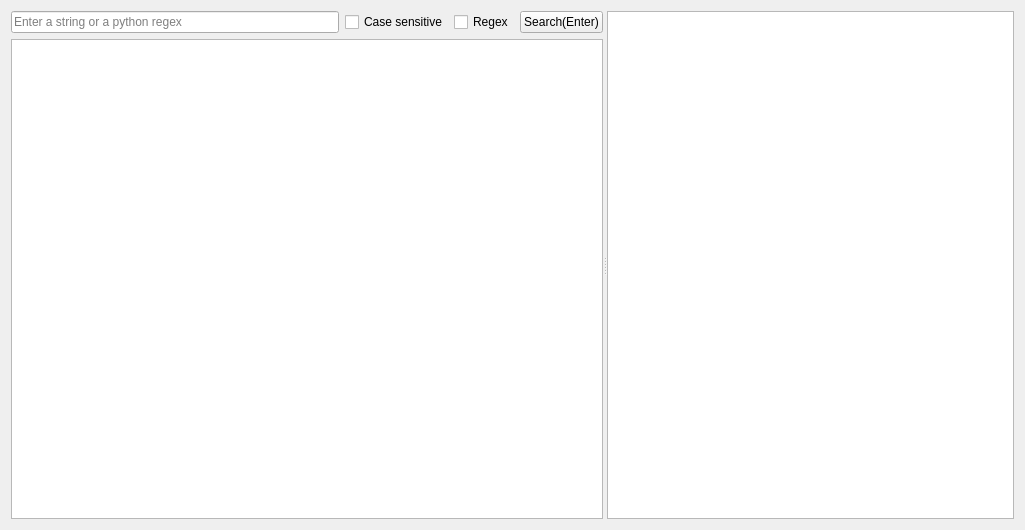
<?xml version="1.0" encoding="UTF-8"?>
<ui version="4.0">
 <class>Form</class>
 <widget class="QWidget" name="Form">
  <property name="geometry">
   <rect>
    <x>0</x>
    <y>0</y>
    <width>1025</width>
    <height>530</height>
   </rect>
  </property>
  <property name="windowTitle">
   <string>Examine Referrers</string>
  </property>
  <property name="toolTip">
   <string/>
  </property>
  <layout class="QGridLayout" name="gridLayout">
   <item row="0" column="0">
    <widget class="QSplitter" name="splitter">
     <property name="orientation">
      <enum>Qt::Horizontal</enum>
     </property>
     <widget class="QWidget" name="layoutWidget">
      <layout class="QVBoxLayout" name="verticalLayout">
       <item>
        <layout class="QHBoxLayout" name="horizontalLayout_2">
         <item>
          <widget class="QLineEdit" name="lineEdit_Regex">
           <property name="toolTip">
            <string>Enter a string or a python regex</string>
           </property>
           <property name="placeholderText">
            <string>Enter a string or a python regex</string>
           </property>
          </widget>
         </item>
         <item>
          <widget class="QCheckBox" name="checkBox_CaseSensitive">
           <property name="toolTip">
            <string>Ignore case if checked</string>
           </property>
           <property name="text">
            <string>Case sensitive</string>
           </property>
          </widget>
         </item>
         <item>
          <widget class="QCheckBox" name="checkBox_Regex">
           <property name="toolTip">
            <string>Your string will be treated as a regex if checked</string>
           </property>
           <property name="text">
            <string>Regex</string>
           </property>
          </widget>
         </item>
         <item>
          <widget class="QPushButton" name="pushButton_Search">
           <property name="text">
            <string>Search(Enter)</string>
           </property>
          </widget>
         </item>
        </layout>
       </item>
       <item>
        <widget class="QListWidget" name="listWidget_Referrers">
         <property name="font">
          <font>
           <family>Monospace</family>
          </font>
         </property>
         <property name="editTriggers">
          <set>QAbstractItemView::NoEditTriggers</set>
         </property>
        </widget>
       </item>
      </layout>
     </widget>
     <widget class="QTextBrowser" name="textBrowser_DisasInfo">
      <property name="font">
       <font>
        <family>Monospace</family>
       </font>
      </property>
      <property name="lineWrapMode">
       <enum>QTextEdit::NoWrap</enum>
      </property>
     </widget>
    </widget>
   </item>
  </layout>
 </widget>
 <resources/>
 <connections/>
</ui>
